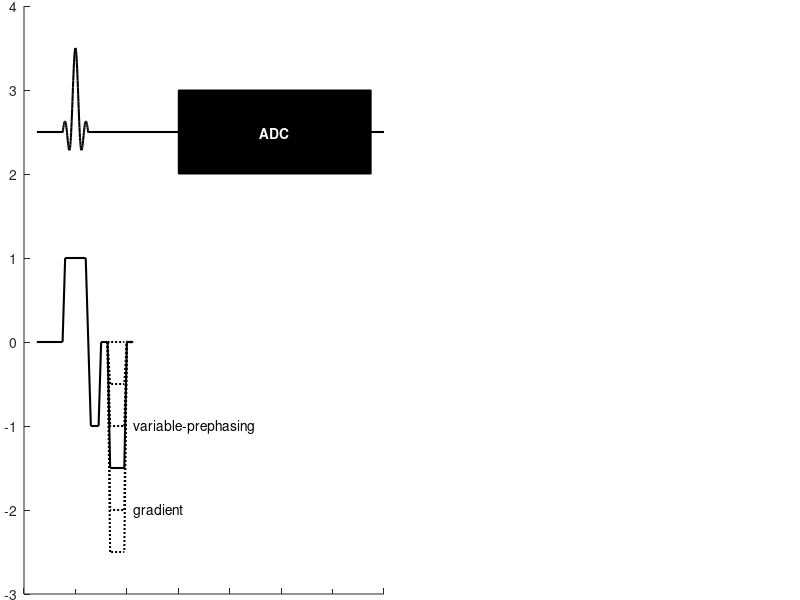

Here is the MATLAB script that generated this plot: (Note: this script raises an error after producing the figure.)
%% rf-pulse
x_rf = linspace(-0.5,0.5,100);
y_rf = sin(x_rf*19)./(x_rf*19);
offset_rf = 2.5;
offset_rf2 = -5.6;
offset_rf3 = -13.4;
offset_rf4 = -21.5;

%% slice-selection gradient
x_ss = [-0.5, -0.4, 0.4, 0.5, 0.6, 0.9, 1, 1.25];
y_ss = [0,    1,    1,   0,   -1,   -1, 0, 0];
offset_ss = 0;
offset_ss2 = -8.6;
offset_ss3 = -15.9;
offset_ss4 = -24.5;

%% variable-prephasing gradient
x_vp = [0, 0.1, 0.65, 0.75, 1];
y_vp = [0, 1,   1,    0,    0];

%% trapezoidal test gradient
x_tg = [0, 0.5, 0.9, 1.6, 2];
y_tg = [0, 0,   1.5, 1.5, 0];

%% rectangle
x_rect = [-4, -4, 14, 14, -4]-1;
y_rect = [-3,4.5,4.5,  -3, -3];
y_rect2 = [-2,4.9,4.9,  -2, -2];

%%
lw = 1.5;
lw2 = 1.2;

fig = figure('Units','centimeters', 'InnerPosition', [0 0 17.56 18]);

ax1 = subplot('Position',[0.03 0.01 0.45 0.98]);
hold on;
% RF line 1
plot([-1.5, -0.5],[0,0]+offset_rf, 'LineWidth',lw,'Color','k');
plot(x_rf, y_rf+offset_rf, 'LineWidth',lw,'Color','k');
plot([0.5,12],[0,0]+offset_rf, 'LineWidth',lw,'Color','k');
x = x_ss(end)-x_ss(1)+x_vp(end)+x_ss(end);
rectangle('Position',[x, offset_rf-0.5, 7.5, 1], 'FaceColor','k');
text(x+3.75, offset_rf, 'ADC', 'Color','w','FontWeight','bold','HorizontalAlignment','center');
% Gradient line 1
plot([-1.5, -0.5],[0,0]+offset_ss, 'LineWidth',lw,'Color','k');
plot(x_ss, y_ss+offset_ss, 'LineWidth',lw,'Color','k');
plot(x_vp+x_ss(end), -y_vp*0.5+offset_ss,':', 'LineWidth',lw,'Color','k');
plot(x_vp+x_ss(end), zeros(size(x_vp))*1.0+offset_ss,':', 'LineWidth',lw,'Color','k');
plot(x_vp+x_ss(end), -y_vp*1.0+offset_ss,':', 'LineWidth',lw,'Color','k');
plot(x_vp+x_ss(end), -y_vp*1.5+offset_ss, 'LineWidth',lw,'Color','k');
plot(x_vp+x_ss(end), -y_vp*2.0+offset_ss,':', 'LineWidth',lw,'Color','k');
plot(x_vp+x_ss(end), -y_vp*2.5+offset_ss,':', 'LineWidth',lw,'Color','k');
x = x_vp(end)+x_ss(end);
text(x, -y_vp(3)*1.0+offset_ss, 'variable-prephasing');
text(x, -y_vp(3)*2.0+offset_ss, 'gradient');
rectangle('Position',[x_ss(end)-0.1 offset_ss-y_vp(3)*2.5-0.2 0.95 2.9],'LineStyle','none','FaceColor', [0, 0, 0, 0.2]);
rectangle('Position',[x_ss(end)-0.1+0.95 offset_ss-y_vp(3)*2.5-0.2 8.5 2.2],'LineStyle','none','FaceColor', [0, 0, 0, 0.2]);
plot(x_ss-x_ss(1)+x, zeros(size(x_ss))+offset_ss, 'LineWidth',lw,'Color','k');
x = x_ss(end)-x_ss(1)+x;
plot(x_tg+x, y_tg+offset_ss, 'LineWidth',lw,'Color','k');
x = x_tg(end)+x;
text(x-0.1, y_tg(3)+offset_ss-0.1, 'test gradient');
rectangle('Position',[x-1.6 offset_ss-0.2 1.7 2.1],'LineStyle','none','FaceColor', [0, 0, 0, 0.2]);
rectangle('Position',[x+0.1 offset_ss+0.7 5.2 1.2],'LineStyle','none','FaceColor', [0, 0, 0, 0.2]);
plot([x, 12],[0,0]+offset_ss, 'LineWidth',lw,'Color','k');
% rectangle and text 1
plot(x_rect, y_rect+offset_ss,'--', 'LineWidth',lw2,'Color','k');
text(-4.3, offset_rf, 'RF');
text(-4.3, offset_ss, 'G_s_l_i_c_e');
text(-4.5, offset_rf+1.3, '(1)', 'FontWeight','bold','FontSize',11);
% RF line 2
plot([-1.5, -0.5],[0,0]+offset_rf2, 'LineWidth',lw,'Color','k');
plot(x_rf, y_rf+offset_rf2, 'LineWidth',lw,'Color','k');
plot([0.5,12],[0,0]+offset_rf2, 'LineWidth',lw,'Color','k');
x = x_ss(end)-x_ss(1)+x_vp(end)+x_ss(end);
rectangle('Position',[x, offset_rf2-0.5, 7.5, 1], 'FaceColor','k');
text(x+3.75, offset_rf2, 'ADC', 'Color','w','FontWeight','bold','HorizontalAlignment','center');
% Gradient line 2
plot([-1.5, -0.5],[0,0]+offset_ss2, 'LineWidth',lw,'Color','k');
plot(x_ss, y_ss+offset_ss2, 'LineWidth',lw,'Color','k');
x = x_ss(end);
plot([x, 12],[0,0]+offset_ss2, 'LineWidth',lw,'Color','k');
% rectangle and text 2
plot(x_rect, y_rect2+offset_ss2,'-.', 'LineWidth',lw2,'Color','k');
text(-4.3, offset_rf2, 'RF');
text(-4.3, offset_ss2, 'G_s_l_i_c_e');
text(-4.5, offset_rf2+1.3, '(2)', 'FontWeight','bold','FontSize',11);
% RF line 3
plot([-1.5, x_vp(end)+x_ss(end)],[0,0]+offset_rf3, 'LineWidth',lw,'Color','k');
plot(x_rf-x_rf(1)+x_vp(end)+x_ss(end), y_rf+offset_rf3, 'LineWidth',lw,'Color','k');
plot([x_rf(end)-x_rf(1)+x_vp(end)+x_ss(end),12],[0,0]+offset_rf3, 'LineWidth',lw,'Color','k');
x = x_ss(end)-x_ss(1)+x_vp(end)+x_ss(end);
rectangle('Position',[x, offset_rf3-0.5, 7.5, 1], 'FaceColor','k');
text(x+3.75, offset_rf3, 'ADC', 'Color','w','FontWeight','bold','HorizontalAlignment','center');
% Gradient line 3
plot([-1.5, x_ss(end)],[0,0]+offset_ss3, 'LineWidth',lw,'Color','k');
plot(x_vp+x_ss(end), -y_vp*0.5+offset_ss3,':', 'LineWidth',lw,'Color','k');
plot(x_vp+x_ss(end), zeros(size(x_vp))*1.0+offset_ss3,':', 'LineWidth',lw,'Color','k');
plot(x_vp+x_ss(end), -y_vp*1.0+offset_ss3,':', 'LineWidth',lw,'Color','k');
plot(x_vp+x_ss(end), -y_vp*1.5+offset_ss3, 'LineWidth',lw,'Color','k');
plot(x_vp+x_ss(end), -y_vp*2.0+offset_ss3,':', 'LineWidth',lw,'Color','k');
plot(x_vp+x_ss(end), -y_vp*2.5+offset_ss3,':', 'LineWidth',lw,'Color','k');
x = x_vp(end)+x_ss(end);
plot(x_ss-x_ss(1)+x, y_ss+offset_ss3, 'LineWidth',lw,'Color','k');
x = x_ss(end)-x_ss(1)+x;
plot([x, 12],[0,0]+offset_ss3, 'LineWidth',lw,'Color','k');
% rectangle and text 3
plot(x_rect, y_rect+offset_ss3,'-.', 'LineWidth',lw2,'Color','k');
text(-4.3, offset_rf3, 'RF');
text(-4.3, offset_ss3, 'G_s_l_i_c_e');
text(-4.5, offset_rf3+1.3, '(3)', 'FontWeight','bold','FontSize',11);
% RF line 4
plot([-1.5, x_vp(end)+x_ss(end)],[0,0]+offset_rf4, 'LineWidth',lw,'Color','k');
plot(x_rf-x_rf(1)+x_vp(end)+x_ss(end), y_rf+offset_rf4, 'LineWidth',lw,'Color','k');
plot([x_rf(end)-x_rf(1)+x_vp(end)+x_ss(end),12],[0,0]+offset_rf4, 'LineWidth',lw,'Color','k');
x = x_ss(end)-x_ss(1)+x_vp(end)+x_ss(end);
rectangle('Position',[x, offset_rf4-0.5, 7.5, 1], 'FaceColor','k');
text(x+3.75, offset_rf4, 'ADC', 'Color','w','FontWeight','bold','HorizontalAlignment','center');
% Gradient line 4
plot([-1.5, x_ss(end)+x_vp(end)],[0,0]+offset_ss4, 'LineWidth',lw,'Color','k');
x = x_vp(end)+x_ss(end);
plot(x_ss-x_ss(1)+x, y_ss+offset_ss4, 'LineWidth',lw,'Color','k');
x = x_ss(end)-x_ss(1)+x;
plot([x, 12],[0,0]+offset_ss4, 'LineWidth',lw,'Color','k');
% rectangle and text 4
plot(x_rect, y_rect2+offset_ss4,'-.', 'LineWidth',lw2,'Color','k');
text(-4.3, offset_rf4, 'RF');
text(-4.3, offset_ss4, 'G_s_l_i_c_e');
text(-4.5, offset_rf4+1.3, '(4)', 'FontWeight','bold','FontSize',11);
% other stuff
plot([-3.75, -4.5, -4.5, -3.75]-1, [5.5, 5.5, -2.5+offset_ss4, -2.5+offset_ss4], 'LineWidth',lw2,'Color','k');
plot([13.75, 14.5, 14.5, 13.75]-1, [5.5, 5.5, -2.5+offset_ss4, -2.5+offset_ss4], 'LineWidth',lw2,'Color','k');
text(-4.5, 5.5, 'for n = 1 ... N (variable-prephasing steps)');
plot([-4, -5, -5, -4]-1, [6.5, 6.5, -3+offset_ss4, -3+offset_ss4], 'LineWidth',lw2,'Color','k');
plot([14, 15, 15, 14]-1, [6.5, 6.5, -3+offset_ss4, -3+offset_ss4], 'LineWidth',lw2,'Color','k');
text(-4.5, 6.5, 'for m = 1 ... M (slices)');
xlim([x_rect(1)-1.2 x_rect(3)+1.2]);
ylim([y_rect2(1)+offset_ss4-1.2 y_rect(2)+offset_ss+3.2]);
text(-7, 7.5, '(A)', 'FontWeight','bold', 'FontSize',12);
set(gca,'XColor','none','YColor','none','TickDir','out');

ax2 = subplot('Position',[0.53 0.01 0.45 0.98]);
hold on;
% RF line 1
plot([-1.5, -0.5],[0,0]+offset_rf, 'LineWidth',lw,'Color','k');
plot(x_rf, y_rf+offset_rf, 'LineWidth',lw,'Color','k');
plot([0.5,12],[0,0]+offset_rf, 'LineWidth',lw,'Color','k');
x = x_ss(end)-x_ss(1)+x_vp(end)+x_ss(end);
rectangle('Position',[x, offset_rf-0.5, 7.5, 1], 'FaceColor','k');
text(x+3.75, offset_rf, 'ADC', 'Color','w','FontWeight','bold','HorizontalAlignment','center');
% Gradient line 1
plot([-1.5, -0.5],[0,0]+offset_ss, 'LineWidth',lw,'Color','k');
plot(x_ss, y_ss+offset_ss, 'LineWidth',lw,'Color','k');
plot(x_vp+x_ss(end), -y_vp*0.5+offset_ss,':', 'LineWidth',lw,'Color','k');
plot(x_vp+x_ss(end), zeros(size(x_vp))*1.0+offset_ss,':', 'LineWidth',lw,'Color','k');
plot(x_vp+x_ss(end), -y_vp*1.0+offset_ss,':', 'LineWidth',lw,'Color','k');
plot(x_vp+x_ss(end), -y_vp*1.5+offset_ss, 'LineWidth',lw,'Color','k');
plot(x_vp+x_ss(end), -y_vp*2.0+offset_ss,':', 'LineWidth',lw,'Color','k');
plot(x_vp+x_ss(end), -y_vp*2.5+offset_ss,':', 'LineWidth',lw,'Color','k');
x = x_vp(end)+x_ss(end);
plot(x_ss-x_ss(1)+x, zeros(size(x_ss))+offset_ss, 'LineWidth',lw,'Color','k');
x = x_ss(end)-x_ss(1)+x;
plot(x_tg+x, y_tg+offset_ss, 'LineWidth',lw,'Color','k');
x = x_tg(end)+x;
plot([x, 12],[0,0]+offset_ss, 'LineWidth',lw,'Color','k');
% rectangle and text 1
plot(x_rect, y_rect+offset_ss,'--', 'LineWidth',lw2,'Color','k');
text(-4.3, offset_rf, 'RF');
text(-4.3, offset_ss, 'G_s_l_i_c_e');
text(-4.5, offset_rf+1.3, '(1)', 'FontWeight','bold','FontSize',11);
% RF line 2
plot([-1.5, -0.5],[0,0]+offset_rf2, 'LineWidth',lw,'Color','k');
plot(x_rf, y_rf+offset_rf2, 'LineWidth',lw,'Color','k');
plot([0.5,12],[0,0]+offset_rf2, 'LineWidth',lw,'Color','k');
x = x_ss(end)-x_ss(1)+x_vp(end)+x_ss(end);
rectangle('Position',[x, offset_rf2-0.5, 7.5, 1], 'FaceColor','k');
text(x+3.75, offset_rf2, 'ADC', 'Color','w','FontWeight','bold','HorizontalAlignment','center');
% Gradient line 2
plot([-1.5, -0.5],[0,0]+offset_ss2, 'LineWidth',lw,'Color','k');
plot(x_ss, y_ss+offset_ss2, 'LineWidth',lw,'Color','k');
plot(x_vp+x_ss(end), y_vp*0.5+offset_ss2,':', 'LineWidth',lw,'Color','k');
plot(x_vp+x_ss(end), zeros(size(x_vp))*1.0+offset_ss2,':', 'LineWidth',lw,'Color','k');
plot(x_vp+x_ss(end), y_vp*1.0+offset_ss2,':', 'LineWidth',lw,'Color','k');
plot(x_vp+x_ss(end), y_vp*1.5+offset_ss2, 'LineWidth',lw,'Color','k');
plot(x_vp+x_ss(end), y_vp*2.0+offset_ss2,':', 'LineWidth',lw,'Color','k');
plot(x_vp+x_ss(end), y_vp*2.5+offset_ss2,':', 'LineWidth',lw,'Color','k');
x = x_vp(end)+x_ss(end);
plot(x_ss-x_ss(1)+x, zeros(size(x_ss))+offset_ss2, 'LineWidth',lw,'Color','k');
x = x_ss(end)-x_ss(1)+x;
plot(x_tg+x, -y_tg+offset_ss2, 'LineWidth',lw,'Color','k');
x = x_tg(end)+x;
plot([x, 12],[0,0]+offset_ss2, 'LineWidth',lw,'Color','k');
% rectangle and text 2
plot(x_rect, y_rect2+offset_ss2,'-.', 'LineWidth',lw2,'Color','k');
text(-4.3, offset_rf2, 'RF');
text(-4.3, offset_ss2, 'G_s_l_i_c_e');
text(-4.5, offset_rf2+1.3, '(2)', 'FontWeight','bold','FontSize',11);
% RF line 3
plot([-1.5, x_vp(end)+x_ss(end)],[0,0]+offset_rf3, 'LineWidth',lw,'Color','k');
plot(x_rf-x_rf(1)+x_vp(end)+x_ss(end), y_rf+offset_rf3, 'LineWidth',lw,'Color','k');
plot([x_rf(end)-x_rf(1)+x_vp(end)+x_ss(end),12],[0,0]+offset_rf3, 'LineWidth',lw,'Color','k');
x = x_ss(end)-x_ss(1)+x_vp(end)+x_ss(end);
rectangle('Position',[x, offset_rf3-0.5, 7.5, 1], 'FaceColor','k');
text(x+3.75, offset_rf3, 'ADC', 'Color','w','FontWeight','bold','HorizontalAlignment','center');
% Gradient line 3
plot([-1.5, x_ss(end)],[0,0]+offset_ss3, 'LineWidth',lw,'Color','k');
plot(x_vp+x_ss(end), -y_vp*0.5+offset_ss3,':', 'LineWidth',lw,'Color','k');
plot(x_vp+x_ss(end), zeros(size(x_vp))*1.0+offset_ss3,':', 'LineWidth',lw,'Color','k');
plot(x_vp+x_ss(end), -y_vp*1.0+offset_ss3,':', 'LineWidth',lw,'Color','k');
plot(x_vp+x_ss(end), -y_vp*1.5+offset_ss3, 'LineWidth',lw,'Color','k');
plot(x_vp+x_ss(end), -y_vp*2.0+offset_ss3,':', 'LineWidth',lw,'Color','k');
plot(x_vp+x_ss(end), -y_vp*2.5+offset_ss3,':', 'LineWidth',lw,'Color','k');
x = x_vp(end)+x_ss(end);
plot(x_ss-x_ss(1)+x, y_ss+offset_ss3, 'LineWidth',lw,'Color','k');
x = x_ss(end)-x_ss(1)+x;
plot([x, 12],[0,0]+offset_ss3, 'LineWidth',lw,'Color','k');
% rectangle and text 3
plot(x_rect, y_rect+offset_ss3,'-.', 'LineWidth',lw2,'Color','k');
text(-4.3, offset_rf3, 'RF');
text(-4.3, offset_ss3, 'G_s_l_i_c_e');
text(-4.5, offset_rf3+1.3, '(3)', 'FontWeight','bold','FontSize',11);
% RF line 4
plot([-1.5, x_vp(end)+x_ss(end)],[0,0]+offset_rf4, 'LineWidth',lw,'Color','k');
plot(x_rf-x_rf(1)+x_vp(end)+x_ss(end), y_rf+offset_rf4, 'LineWidth',lw,'Color','k');
plot([x_rf(end)-x_rf(1)+x_vp(end)+x_ss(end),12],[0,0]+offset_rf4, 'LineWidth',lw,'Color','k');
x = x_ss(end)-x_ss(1)+x_vp(end)+x_ss(end);
rectangle('Position',[x, offset_rf4-0.5, 7.5, 1], 'FaceColor','k');
text(x+3.75, offset_rf4, 'ADC', 'Color','w','FontWeight','bold','HorizontalAlignment','center');
% Gradient line 4
plot([-1.5, x_ss(end)],[0,0]+offset_ss4, 'LineWidth',lw,'Color','k');
plot(x_vp+x_ss(end), y_vp*0.5+offset_ss4,':', 'LineWidth',lw,'Color','k');
plot(x_vp+x_ss(end), zeros(size(x_vp))*1.0+offset_ss4,':', 'LineWidth',lw,'Color','k');
plot(x_vp+x_ss(end), y_vp*1.0+offset_ss4,':', 'LineWidth',lw,'Color','k');
plot(x_vp+x_ss(end), y_vp*1.5+offset_ss4, 'LineWidth',lw,'Color','k');
plot(x_vp+x_ss(end), y_vp*2.0+offset_ss4,':', 'LineWidth',lw,'Color','k');
plot(x_vp+x_ss(end), y_vp*2.5+offset_ss4,':', 'LineWidth',lw,'Color','k');
x = x_vp(end)+x_ss(end);
plot(x_ss-x_ss(1)+x, y_ss+offset_ss4, 'LineWidth',lw,'Color','k');
x = x_ss(end)-x_ss(1)+x;
plot([x, 12],[0,0]+offset_ss4, 'LineWidth',lw,'Color','k');
% rectangle and text 4
plot(x_rect, y_rect2+offset_ss4,'-.', 'LineWidth',lw2,'Color','k');
text(-4.3, offset_rf4, 'RF');
text(-4.3, offset_ss4, 'G_s_l_i_c_e');
text(-4.5, offset_rf4+1.3, '(4)', 'FontWeight','bold','FontSize',11);
% other stuff
plot([-3.75, -4.5, -4.5, -3.75]-1, [5.5, 5.5, -2.5+offset_ss4, -2.5+offset_ss4], 'LineWidth',lw2,'Color','k');
plot([13.75, 14.5, 14.5, 13.75]-1, [5.5, 5.5, -2.5+offset_ss4, -2.5+offset_ss4], 'LineWidth',lw2,'Color','k');
text(-4.5, 5.5, 'for n = 1 ... N (variable-prephasing steps)');
plot([-4, -5, -5, -4]-1, [6.5, 6.5, -3+offset_ss4, -3+offset_ss4], 'LineWidth',lw2,'Color','k');
plot([14, 15, 15, 14]-1, [6.5, 6.5, -3+offset_ss4, -3+offset_ss4], 'LineWidth',lw2,'Color','k');
text(-4.5, 6.5, 'for m = 1 ... M (slices)');
xlim([x_rect(1)-1.2 x_rect(3)+1.2]);
ylim([y_rect2(1)+offset_ss4-1.2 y_rect(2)+offset_ss+3.2]);
text(-7, 7.5, '(B)', 'FontWeight','bold', 'FontSize',12);
set(gca,'XColor','none','YColor','none','TickDir','out');

